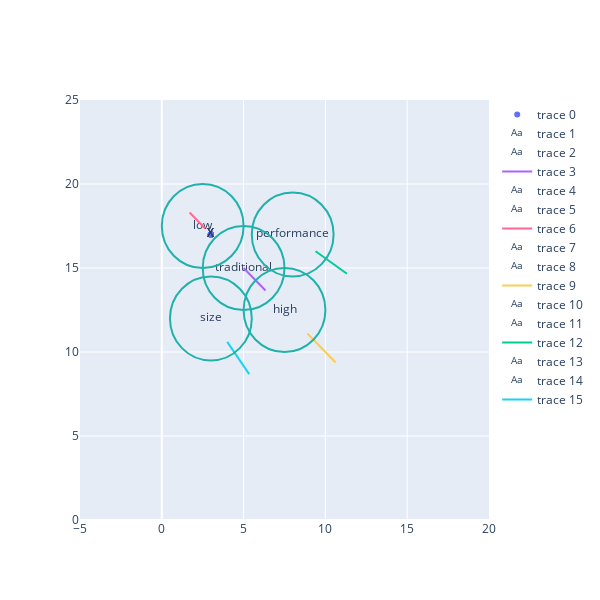

This figure's notebook cell:
### Code cell
reload(cp)
x = cp.simulate2()
print(x)
perfX, szY, rndYears = zip(*x)
fig = go.Figure()
fig.update_xaxes(range=[-5, 20])
fig.update_yaxes(range=[0, 25])
fig.update_layout(width=600, height=600)
month = np.arange(0, 24, 1)
fig.add_trace(go.Scatter(
x=list(perfX),
y=list(szY),
mode="markers",
))

for segment in cp.segments:
    cx, cy, ix, iy = cp.segments[segment]["pos"]
    dx, dy = cp.segments[segment]["driftPerYear"]
    x0=cx-2.5
    y0=cy-2.5
    x1 = cx+2.5
    y1=cy+2.5
    fig.add_shape(type="circle",
        xref="x", yref="y",
        x0=cx-2.5, y0=cy-2.5, x1 = cx+2.5, y1=cy+2.5,
        line_color="LightSeaGreen",
    )
    fig.add_trace(go.Scatter(
        x=[cx],
        y=[cy],
        text=segment,
        mode="text",
    ))
    fig.add_trace(go.Scatter(
        x=[3],
        y=[17],
        text="X",
        mode="text",
    ))
    segmentX = [[0, ix], [1, ix+dx/12]]
    segmentY = [[0, iy], [1, iy+dy/12]]
    x = list(map(lambda x: cp.yy(segmentX, x, "extrapolate", "extrapolate"), month))
    y = list(map(lambda x: cp.yy(segmentY, x, "extrapolate", "extrapolate"), month))
    fig.add_trace(go.Scatter(
    x=x,
    y=y,
    mode="lines",
    ))


fig.show()

### Figure 1 — Plotly figure (JSON) as saved in the notebook; plotly's stock layout.template omitted (floating-point values rounded to 4 significant figures)
{"data": [{"mode": "markers", "type": "scatter", "x": [3, 3, 3, 3, 3, 3, 3, 3, 3, 3, 3, 3, 3, 3, 3, 3, 3, 3, 3, 3, 3, 3, 3, 3, 3], "y": [17, 17, 17, 17, 17, 17, 17, 17, 17, 17, 17, 17, 17, 17, 17, 17, 17, 17, 17, 17, 17, 17, 17, 17, 17]}, {"mode": "text", "text": "traditional", "type": "scatter", "x": [5], "y": [15]}, {"mode": "text", "text": "X", "type": "scatter", "x": [3], "y": [17]}, {"mode": "lines", "type": "scatter", "x": [5, 5.058, 5.117, 5.175, 5.233, 5.292, 5.35, 5.408, 5.467, 5.525, 5.583, 5.642, 5.7, 5.758, 5.817, 5.875, 5.933, 5.992, 6.05, 6.108, 6.167, 6.225, 6.283, 6.342], "y": [15, 14.94, 14.88, 14.82, 14.77, 14.71, 14.65, 14.59, 14.53, 14.47, 14.42, 14.36, 14.3, 14.24, 14.18, 14.12, 14.07, 14.01, 13.95, 13.89, 13.83, 13.77, 13.72, 13.66]}, {"mode": "text", "text": "low", "type": "scatter", "x": [2.5], "y": [17.5]}, {"mode": "text", "text": "X", "type": "scatter", "x": [3], "y": [17]}, {"mode": "lines", "type": "scatter", "x": [1.7, 1.742, 1.783, 1.825, 1.867, 1.908, 1.95, 1.992, 2.033, 2.075, 2.117, 2.158, 2.2, 2.242, 2.283, 2.325, 2.367, 2.408, 2.45, 2.492, 2.533, 2.575, 2.617, 2.658], "y": [18.3, 18.26, 18.22, 18.17, 18.13, 18.09, 18.05, 18.01, 17.97, 17.92, 17.88, 17.84, 17.8, 17.76, 17.72, 17.67, 17.63, 17.59, 17.55, 17.51, 17.47, 17.42, 17.38, 17.34]}, {"mode": "text", "text": "high", "type": "scatter", "x": [7.5], "y": [12.5]}, {"mode": "text", "text": "X", "type": "scatter", "x": [3], "y": [17]}, {"mode": "lines", "type": "scatter", "x": [8.9, 8.975, 9.05, 9.125, 9.2, 9.275, 9.35, 9.425, 9.5, 9.575, 9.65, 9.725, 9.8, 9.875, 9.95, 10.02, 10.1, 10.17, 10.25, 10.32, 10.4, 10.47, 10.55, 10.62], "y": [11.1, 11.03, 10.95, 10.88, 10.8, 10.73, 10.65, 10.58, 10.5, 10.43, 10.35, 10.28, 10.2, 10.13, 10.05, 9.975, 9.9, 9.825, 9.75, 9.675, 9.6, 9.525, 9.45, 9.375]}, {"mode": "text", "text": "performance", "type": "scatter", "x": [8], "y": [17]}, {"mode": "text", "text": "X", "type": "scatter", "x": [3], "y": [17]}, {"mode": "lines", "type": "scatter", "x": [9.4, 9.483, 9.567, 9.65, 9.733, 9.817, 9.9, 9.983, 10.07, 10.15, 10.23, 10.32, 10.4, 10.48, 10.57, 10.65, 10.73, 10.82, 10.9, 10.98, 11.07, 11.15, 11.23, 11.32], "y": [16, 15.94, 15.88, 15.82, 15.77, 15.71, 15.65, 15.59, 15.53, 15.47, 15.42, 15.36, 15.3, 15.24, 15.18, 15.12, 15.07, 15.01, 14.95, 14.89, 14.83, 14.77, 14.72, 14.66]}, {"mode": "text", "text": "size", "type": "scatter", "x": [3], "y": [12]}, {"mode": "text", "text": "X", "type": "scatter", "x": [3], "y": [17]}, {"mode": "lines", "type": "scatter", "x": [4, 4.058, 4.117, 4.175, 4.233, 4.292, 4.35, 4.408, 4.467, 4.525, 4.583, 4.642, 4.7, 4.758, 4.817, 4.875, 4.933, 4.992, 5.05, 5.108, 5.167, 5.225, 5.283, 5.342], "y": [10.6, 10.52, 10.43, 10.35, 10.27, 10.18, 10.1, 10.02, 9.933, 9.85, 9.767, 9.683, 9.6, 9.517, 9.433, 9.35, 9.267, 9.183, 9.1, 9.017, 8.933, 8.85, 8.767, 8.683]}], "layout": {"height": 600, "shapes": [{"line": {"color": "LightSeaGreen"}, "type": "circle", "x0": 2.5, "x1": 7.5, "xref": "x", "y0": 12.5, "y1": 17.5, "yref": "y"}, {"line": {"color": "LightSeaGreen"}, "type": "circle", "x0": 0, "x1": 5, "xref": "x", "y0": 15, "y1": 20, "yref": "y"}, {"line": {"color": "LightSeaGreen"}, "type": "circle", "x0": 5, "x1": 10, "xref": "x", "y0": 10, "y1": 15, "yref": "y"}, {"line": {"color": "LightSeaGreen"}, "type": "circle", "x0": 5.5, "x1": 10.5, "xref": "x", "y0": 14.5, "y1": 19.5, "yref": "y"}, {"line": {"color": "LightSeaGreen"}, "type": "circle", "x0": 0.5, "x1": 5.5, "xref": "x", "y0": 9.5, "y1": 14.5, "yref": "y"}], "width": 600, "xaxis": {"range": [-5, 20], "type": "linear"}, "yaxis": {"range": [0, 25], "type": "linear"}}}
